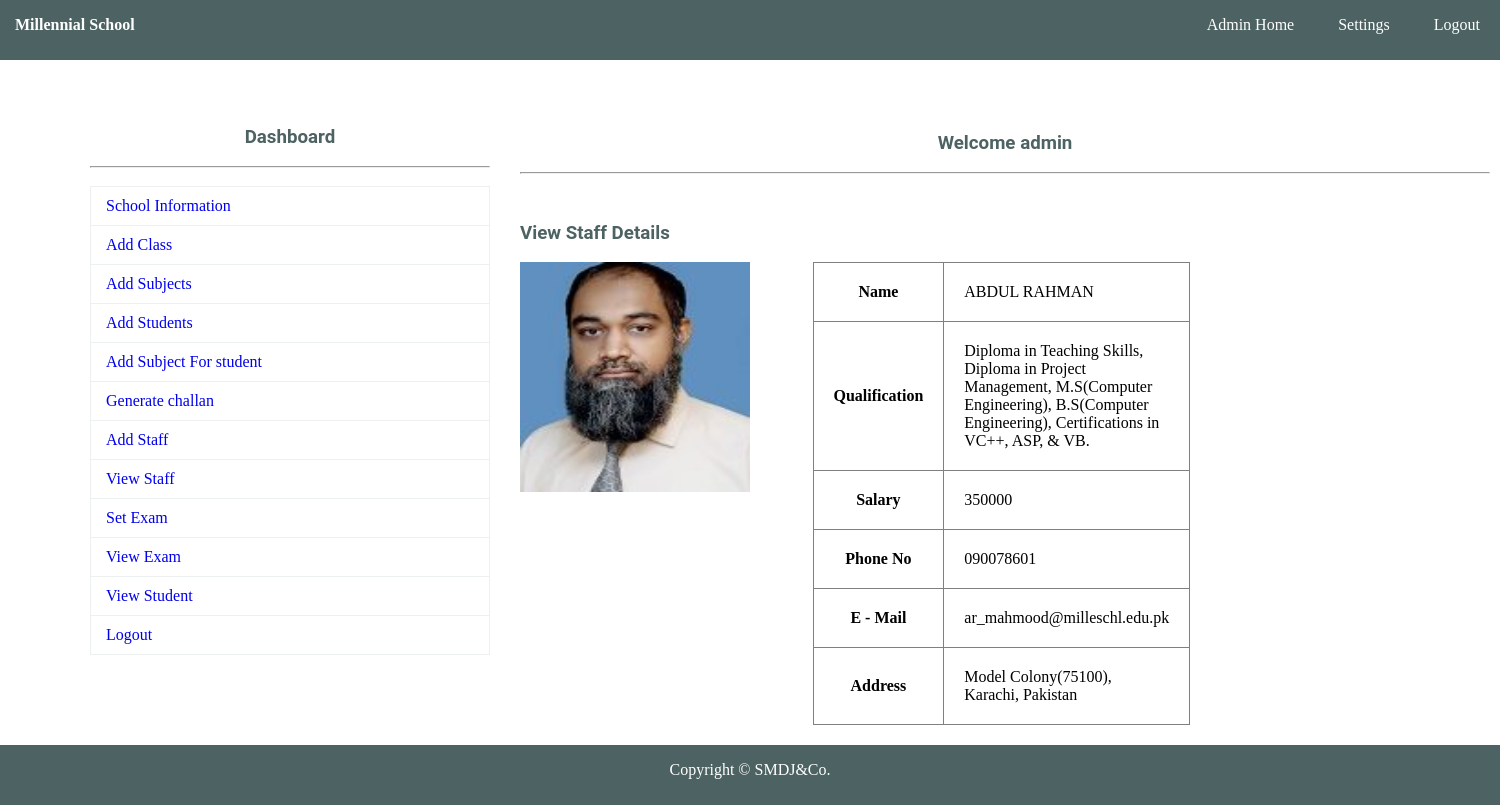
/MillennialSchool.com/school/staff_view.php?id=6 (signed in), run on the app's committed database.
### tables this page shows
CREATE TABLE `staff` (
  `TID` int(11) NOT NULL,
  `TNAME` varchar(150) NOT NULL,
  `TPASS` varchar(150) NOT NULL,
  `QUAL` varchar(150) NOT NULL,
  `SAL` varchar(150) NOT NULL,
  `PNO` varchar(150) NOT NULL,
  `MAIL` varchar(150) NOT NULL,
  `PADDR` text NOT NULL,
  `IMG` varchar(150) NOT NULL
);

### MillennialSchool.com/school/staff_view.php (the view, shortened to what this page needs)
<?php
	include"database.php";
	$sql="SELECT * FROM staff WHERE TID={$_GET["id"]}";
		$res=$db->query($sql);
		if($res->num_rows>0)
		{
			$row=$res->fetch_assoc();
		}
?>
<!DOCTYPE html>
<html>
	<head>
		<link rel="stylesheet" type="text/css" href="css/style.css">
	</head>
	<body>
		<?php include"navbar.php";?><br>
			<div id="section">
				<?php include"sidebar.php";?><br><br><br>
				<h3 class="text">Welcome <?php echo $_SESSION["ANAME"]; ?></h3><br><hr><br>
				<div class="content1">
						<h3 > View Staff Details</h3><br>
						<div class="ibox">
							<img src="<?php echo $row["IMG"]; ?>" height="230" width="230">
						</div>
						<div class="tsbox">
						<table border="1px">
							<tr><th>Name </th> <td> <?php echo $row["TNAME"]; ?></td></tr>
							<tr><th>Qualification </th> <td> <?php echo $row["QUAL"]; ?></td></tr>
							<tr><th>Salary </th> <td> <?php echo $row["SAL"]; ?></td></tr>
							<tr><th>Phone No </th> <td> <?php echo $row["PNO"]; ?></td></tr>
							<tr><th>E - Mail </th> <td> <?php echo $row["MAIL"]; ?></td></tr>
							<tr><th>Address </th> <td> <?php echo $row["PADDR"]; ?></td></tr>
						</table>
						</div>
				</div>
			</div>
			<?php include"footer.php";?>
	</body>
</html>

### MillennialSchool.com/school/css/style.css (style rules this page uses)
* { padding:0px; margin:0px; }
html { background:#fff; }
h1,h2,h3,h4,h5,h6,label { font-family:roboto; color:#4D6262; }
.content1 { margin-top:30px; }
.text { text-align:center; }
#section { height:auto; width:1400px; margin-left:90px; font-family:cambria; }
.content1 { margin-top:30px; height:auto; width:450px; float:left; }
tr,td,th { padding:20px; }
table { border-collapse:collapse; }
.ibox { width:65%; float:left; }
.tsbox { width:35%; float:left; }

### data on the page
staff: IMG (picture), TNAME "ABDUL RAHMAN", QUAL "Diploma in Teaching Skills, Diploma in Project Management, M.S(Computer Engineering), B.S(Computer Engineering), Certifications in VC++, ASP, & VB.", SAL "350000", PNO "090078601", MAIL "ar_mahmood@milleschl.edu.pk", PADDR "Model Colony(75100), Karachi, Pakistan"

### other printed values
$_SESSION["ANAME"] "admin"
